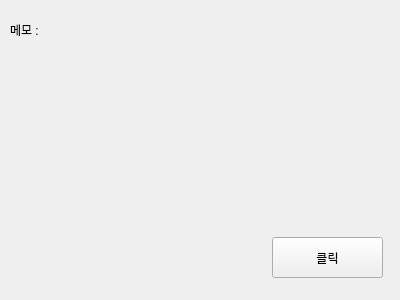
<?xml version="1.0" encoding="UTF-8"?>
<ui version="4.0">
 <class>Form</class>
 <widget class="QWidget" name="Form">
  <property name="geometry">
   <rect>
    <x>0</x>
    <y>0</y>
    <width>400</width>
    <height>300</height>
   </rect>
  </property>
  <property name="windowTitle">
   <string>Form</string>
  </property>
  <widget class="QLabel" name="label">
   <property name="geometry">
    <rect>
     <x>10</x>
     <y>10</y>
     <width>600</width>
     <height>40</height>
    </rect>
   </property>
   <property name="text">
    <string>메모 :</string>
   </property>
  </widget>
  <widget class="QPushButton" name="btn1">
   <property name="geometry">
    <rect>
     <x>272</x>
     <y>237</y>
     <width>111</width>
     <height>41</height>
    </rect>
   </property>
   <property name="text">
    <string>클릭</string>
   </property>
  </widget>
 </widget>
 <resources/>
 <connections/>
</ui>
